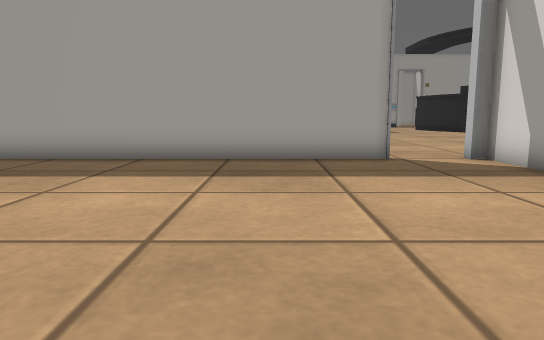
[1] (above)

24 first-person views from a walk through a world built for the Gazebo simulator. The camera is 0.5 m above the floor, tilts 8° down and sees 70° across. The lines on the ground mark 1 m squares. The floor is counted in squares, 0.5 m on a side. Each view is taken from the middle of a square. On the plan, view 1 faces up. The plan holds only what a view shows up to about 13 squares ahead; the rest is blank. The place goes on beyond the plan. Some surface patterns are stand-ins.

[2]
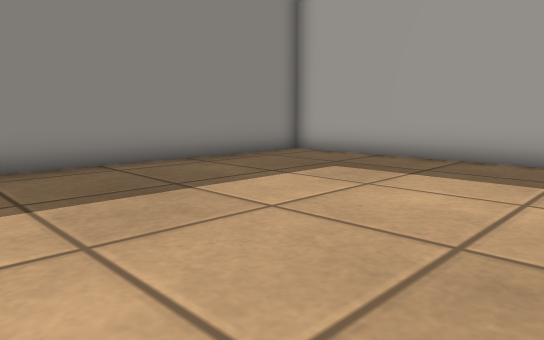

[3]
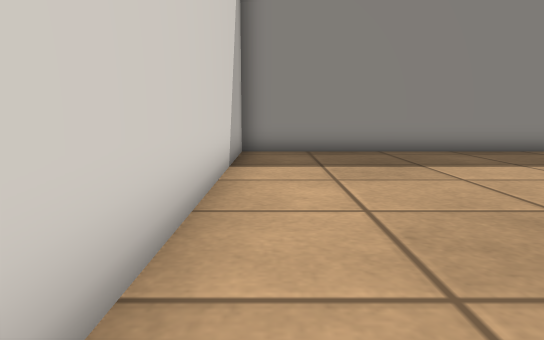

[4]
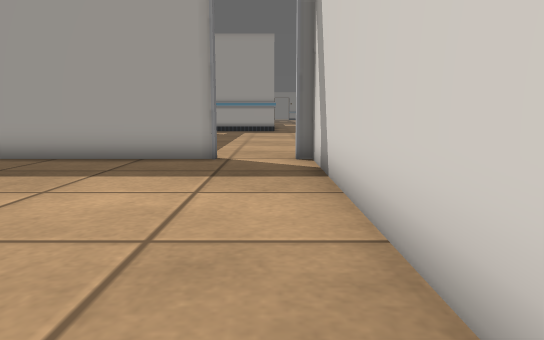

[5]
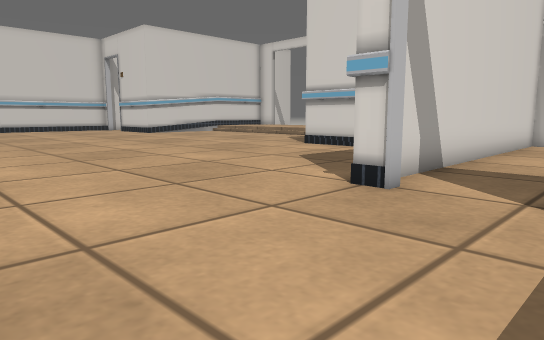

[6]
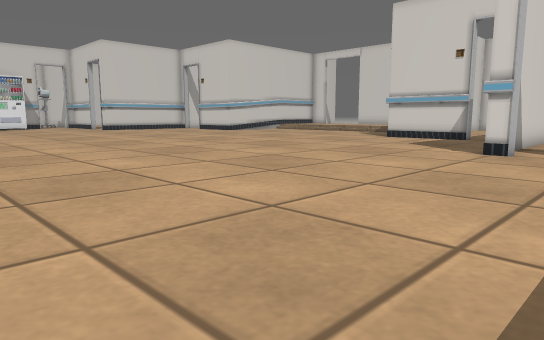

[7]
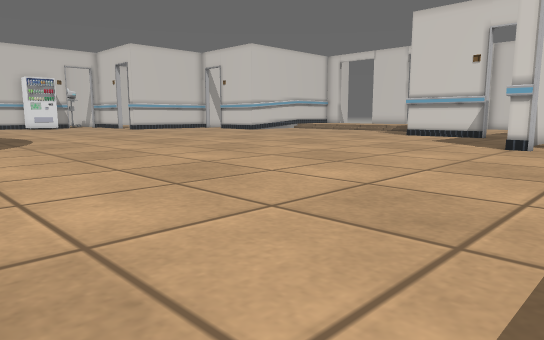

[8]
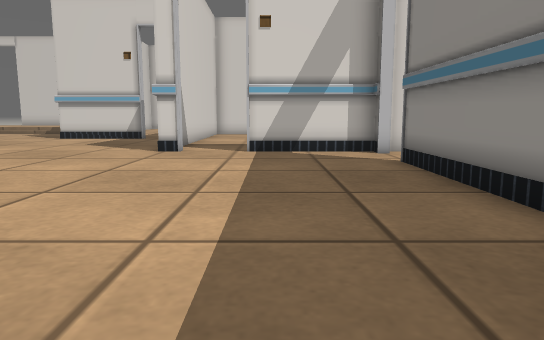

[9]
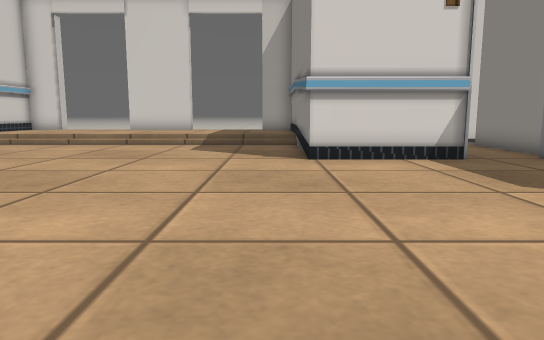

[10]
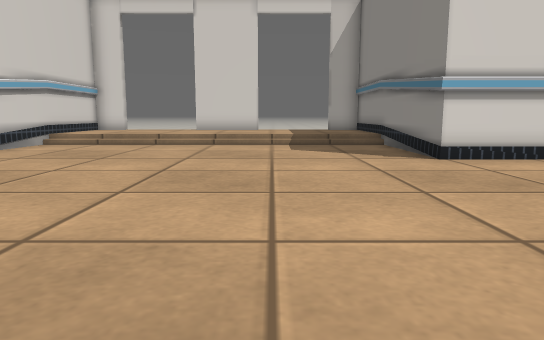

[11]
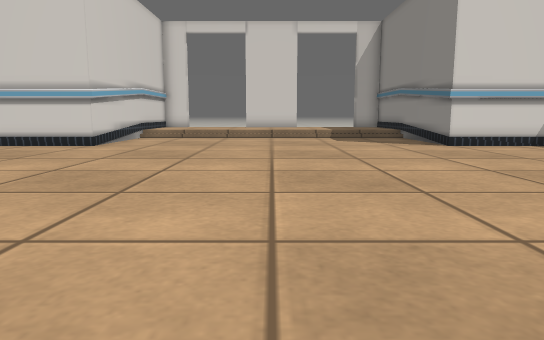

[12]
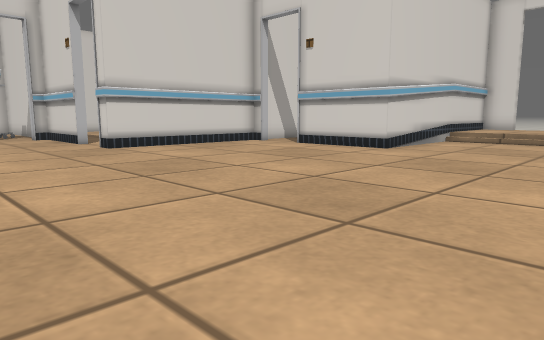

[13]
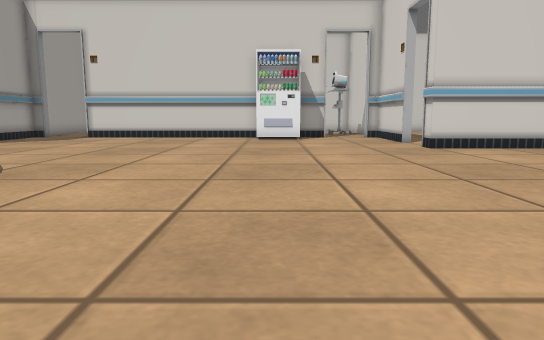

[14]
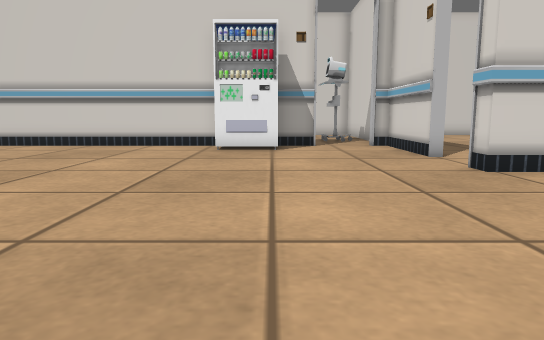

[15]
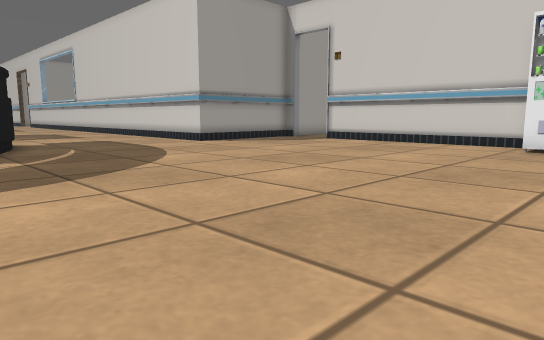

[16]
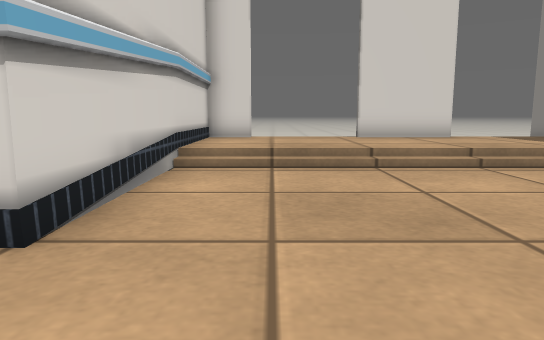

[17]
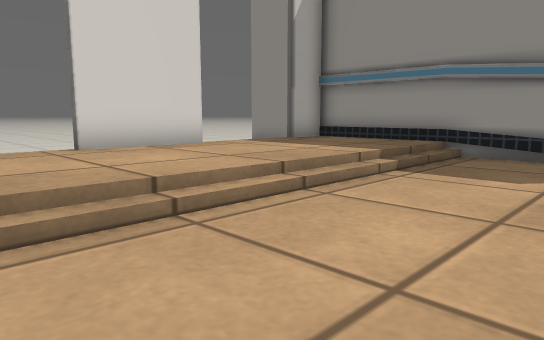

[18]
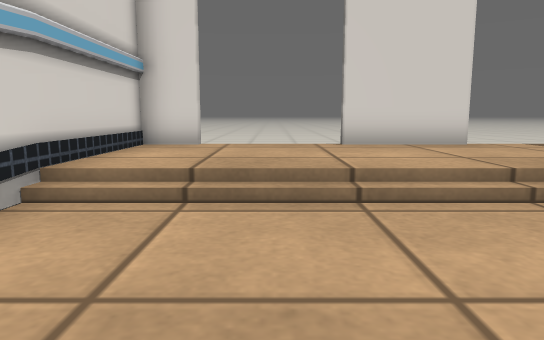

[19]
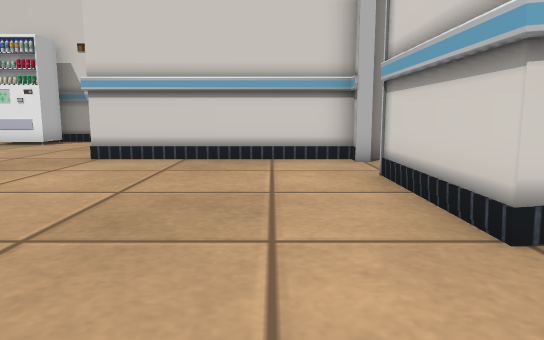

[20]
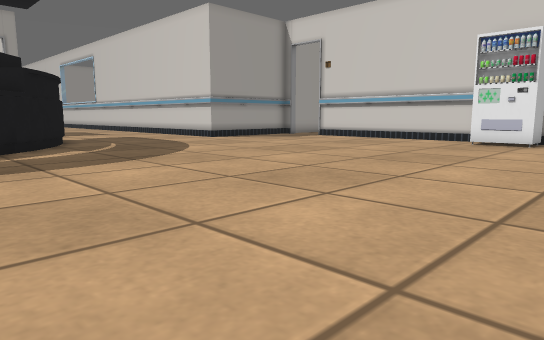

[21]
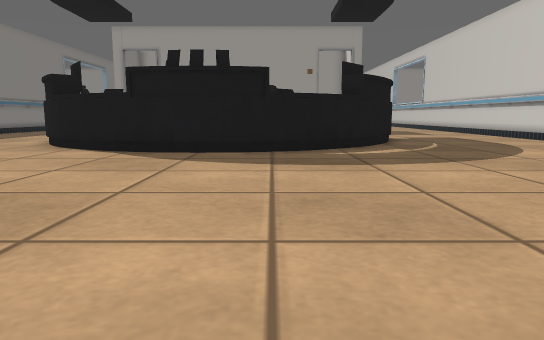

[22]
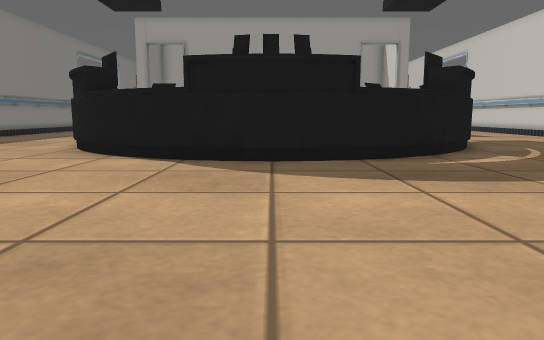

[23]
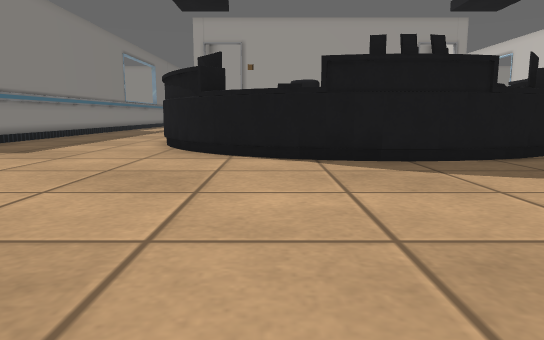

[24]
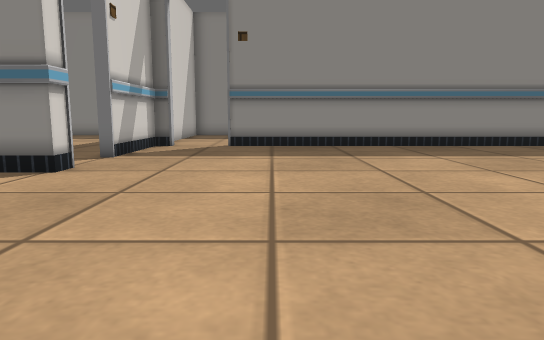

### Floor plan
Key: @ floor where view 1 was taken; # wall or solid block; . main floor; : floor 0.2 m higher than the main floor; = window, fence, low wall or low ledge; P person; O other object.
Columns run from 8 left of view 1 to 35 right of it. Each row starts with its distance up from view 1.
 25               ....PP   P      PPP..
 24               .....PP  P      PP....
 23               .....PPP       PPP.....
 22        #  . ........PP       PP........    #
 21        #.. ...........PPPPPPP..........  ..#
 20        #................PPP................#
 19        #...................................#
 18        #...................................#
 17        #...................................#
 16        #...................................#
 15        #..................................O#
 14        #.................................OO#
 13        #.................................OO#
 12        #...................................#
 11        .....................................
 10        .....................................
  9 ###########..#.......................#..####
  8 #............#.......................# ....
  7 #............#.......................#
  6 #............#.......................#
  5 #............#.......................#
  4 #............#.......................#
  3 #............#..####...........####..#
  2 #............#..   #...........#     #
  1 #.........  .#.    #...........#
  0 #.......@. ..#.    #...........#
 -1 ###########  #     #...........#
 -2                    #:::::::::::#
 -3                    #:::::::::::#
 -4                    #:::::::::::#
 -5                    #:::::::::::#
 -6                    ##===###===##

Where each view was taken, in squares from view 1:
view 1: 0 up, 0 right, facing up
view 2: 0 up, 0 right, facing up-left
view 3: 0 up, 3 right, facing left
view 4: 0 up, 4 right, facing up
view 5: 14 up, 2 right, facing down-right
view 6: 20 up, 2 right, facing down-right
view 7: 22 up, 2 right, facing down-right
view 8: 20 up, 2 right, facing down
view 9: 12 up, 12 right, facing down
view 10: 12 up, 15 right, facing down
view 11: 16 up, 17 right, facing down
view 12: 14 up, 17 right, facing down-right
view 13: 14 up, 17 right, facing right
view 14: 13 up, 22 right, facing right
view 15: 12 up, 21 right, facing up-right
view 16: 6 up, 21 right, facing down
view 17: 2 up, 21 right, facing down-left
view 18: 3 up, 20 right, facing down
view 19: 5 up, 20 right, facing right
view 20: 10 up, 19 right, facing up-right
view 21: 10 up, 19 right, facing up
view 22: 12 up, 17 right, facing up
view 23: 12 up, 14 right, facing up
view 24: 13 up, 12 right, facing left
